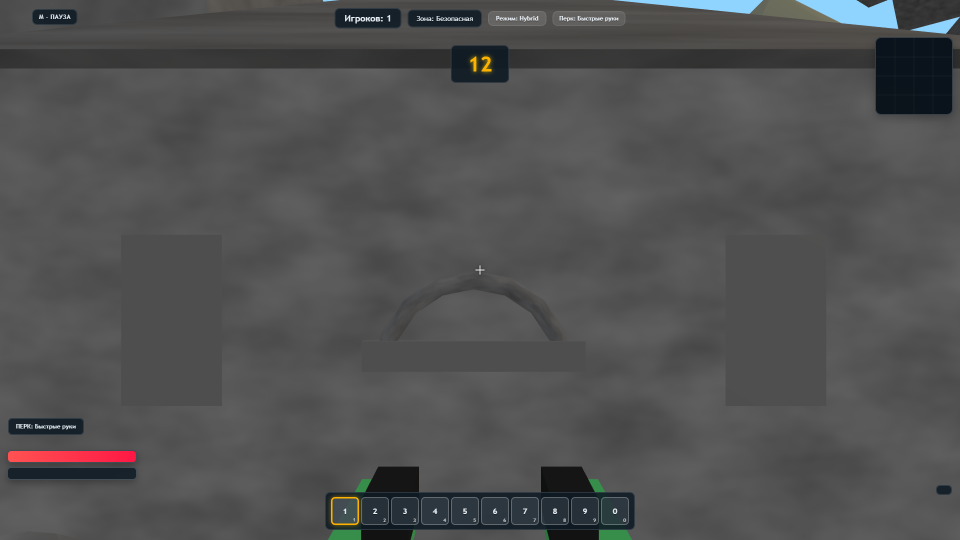
#> input picture test/biome_NE_камень.png, 1920 x 1080 px (shown at 1/2 size)
$ python compare_images.py 'biome_NE_камень.png' 'biome_NW_лес.png'
#> lines starting #> are read from the running program, lines starting #| are printed output that depends on the picture
import sys
from PIL import Image
import numpy as np
import json
from scipy.ndimage import uniform_filter

def compare(ref_path, test_path, ssim_threshold=0.85, psnr_threshold=25.0):
#> called with ref_path = 'biome_NE_камень.png', test_path = 'biome_NW_лес.png', ssim_threshold = 0.85, psnr_threshold = 25
    try:
        ref_img = Image.open(ref_path).convert('RGB')
#> ref_img is the input picture: PIL image 1920x1080 RGB; mean R, G, B 80.6, 80.9, 81.6
        test_img = Image.open(test_path).convert('RGB')
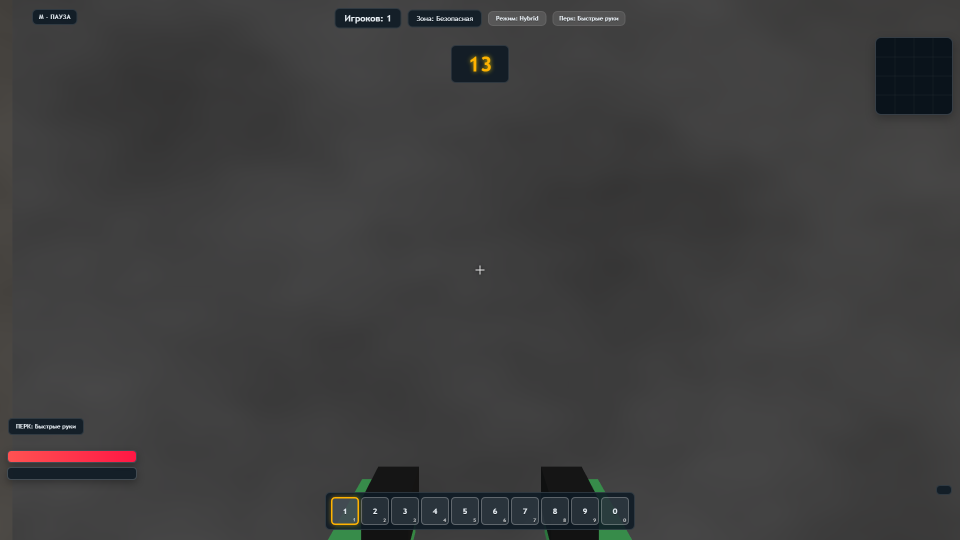
#> input picture test/biome_NW_лес.png, 1920 x 1080 px (shown at 1/2 size)
#> test_img is the input picture: PIL image 1920x1080 RGB; mean R, G, B 62.1, 61.9, 62.1
        test_img = test_img.resize(ref_img.size)

        ref_np = np.array(ref_img)
        test_np = np.array(test_img)

        # MSE
        diff = ref_np.astype(np.float64) - test_np.astype(np.float64)
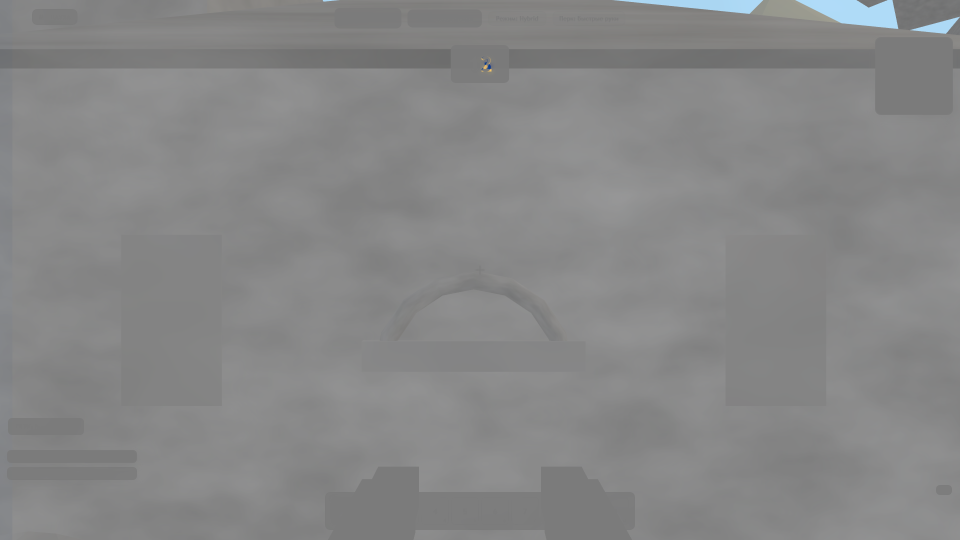
#> diff: shape (1080, 1920, 3) float64 (shown at 1/2 size); mean R, G, B 18.5, 19, 19.4; drawn with min black and max white
        mse = float(np.mean(diff ** 2))
#> mse = 554.5

        # PSNR
        psnr = 100.0 if mse < 1e-10 else float(10 * np.log10(255 ** 2 / mse))
#> psnr = 20.69

        # Vectorized SSIM
        C1 = (0.01 * 255) ** 2
        C2 = (0.03 * 255) ** 2
        window_size = 11

        ref_gray = np.mean(ref_np, axis=2) if len(ref_np.shape) == 3 else ref_np
        test_gray = np.mean(test_np, axis=2) if len(test_np.shape) == 3 else test_np

        mu_x = uniform_filter(ref_gray, size=window_size)
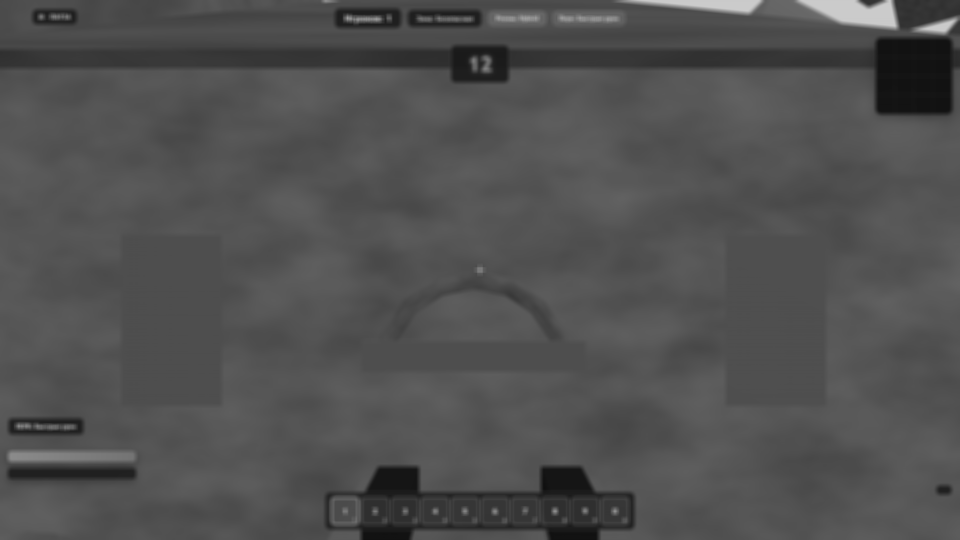
#> mu_x: shape (1080, 1920) float64 (shown at 1/2 size); min 15.67, max 203, mean 81
        mu_y = uniform_filter(test_gray, size=window_size)
        sigma_x_sq = uniform_filter(ref_gray ** 2, size=window_size) - mu_x ** 2
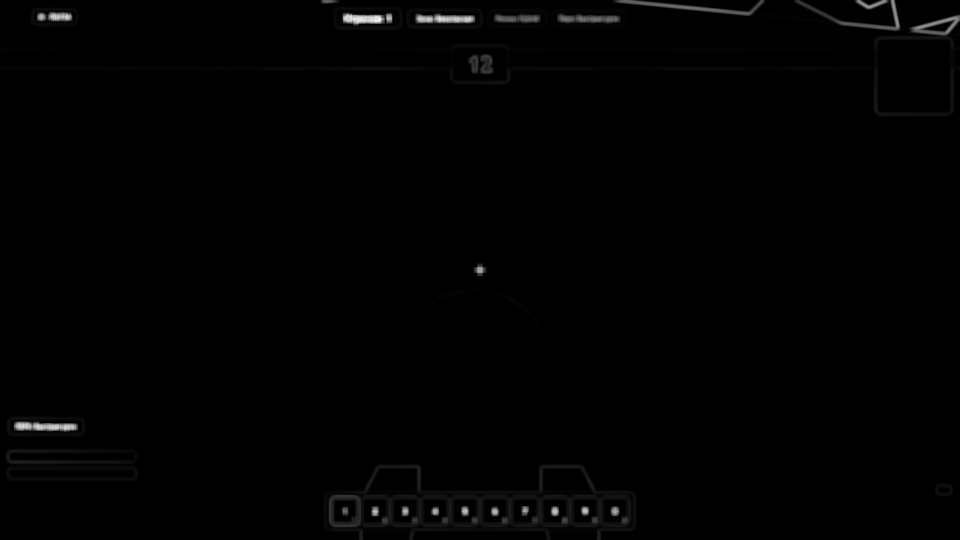
#> sigma_x_sq: shape (1080, 1920) float64 (shown at 1/2 size); min -2.18e-10, max 9239.7, mean 62.5; drawn with min black and max white
        sigma_y_sq = uniform_filter(test_gray ** 2, size=window_size) - mu_y ** 2
        cov_xy = uniform_filter(ref_gray * test_gray, size=window_size) - mu_x * mu_y

        with np.errstate(divide='ignore', invalid='ignore'):
            ssim_map = ((2 * mu_x * mu_y + C1) * (2 * cov_xy + C2)) / ((mu_x ** 2 + mu_y ** 2 + C1) * (sigma_x_sq + sigma_y_sq + C2))
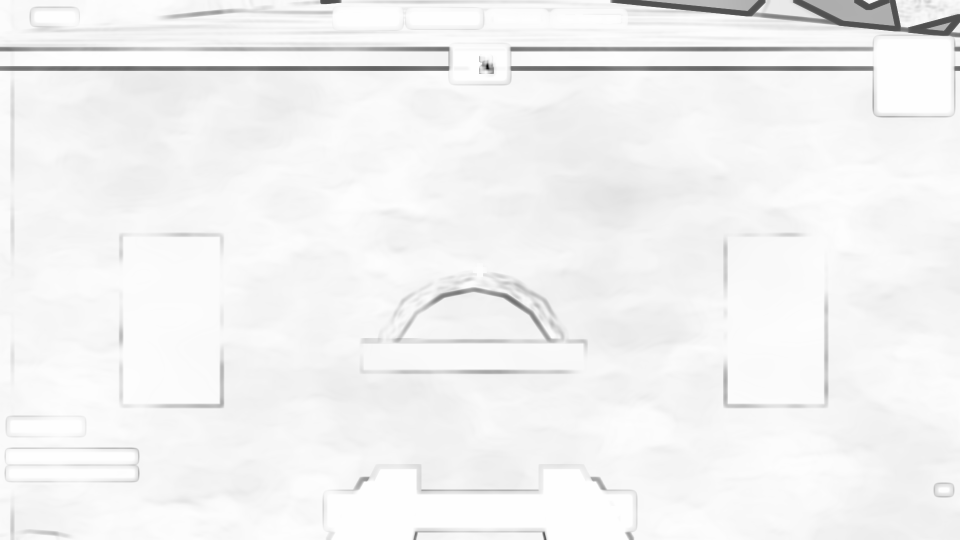
#> ssim_map: shape (1080, 1920) float64 (shown at 1/2 size); min -0.438, max 1, mean 0.931; drawn with min black and max white
        ssim = float(np.nanmean(ssim_map))
#> ssim = 0.931

        diff_abs = np.abs(diff).astype(np.float64)
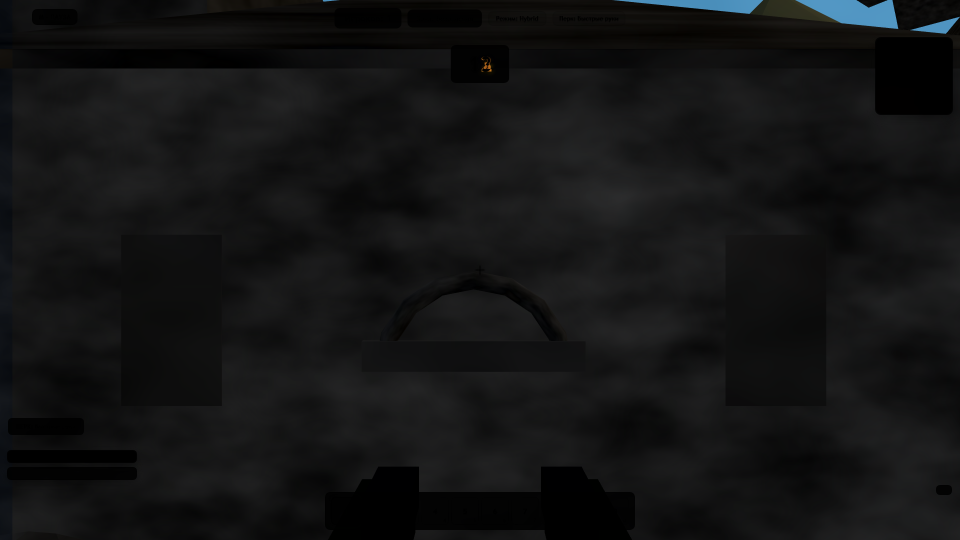
#> diff_abs: shape (1080, 1920, 3) float64 (shown at 1/2 size); mean R, G, B 19.2, 19.7, 20.1
        max_diff = float(np.max(diff_abs))
#> max_diff = 206
        mean_diff = float(np.mean(diff_abs))
#> mean_diff = 19.67
        pct_different = float(np.sum(diff_abs > 5) / diff_abs.size * 100)
#> pct_different = 92.13

        result = {
            'mse': round(mse, 2),
            'psnr': round(psnr, 2),
            'ssim': round(ssim, 4),
            'max_diff': round(max_diff, 2),
            'mean_diff': round(mean_diff, 2),
            'pct_different_pixels': round(pct_different, 2),
            'ref_size': list(ref_img.size),
            'test_size': list(test_img.size),
            'pass': ssim >= ssim_threshold and psnr >= psnr_threshold
        }
        print('RESULT:' + json.dumps(result))
#| RESULT:{"mse": 554.54, "psnr": 20.69, "ssim": 0.931, "max_diff": 206.0, "mean_diff": 19.67, "pct_different_pixels": 92.13, "ref_size": [1920, 1080], "test_size": [1920, 1080], "pass": false}
    except Exception as e:
        print('ERROR:' + str(e))

if __name__ == '__main__':
    if len(sys.argv) < 3:
        print('Usage: compare_images.py <ref_path> <test_path>')
        sys.exit(1)
    compare(sys.argv[1], sys.argv[2])
